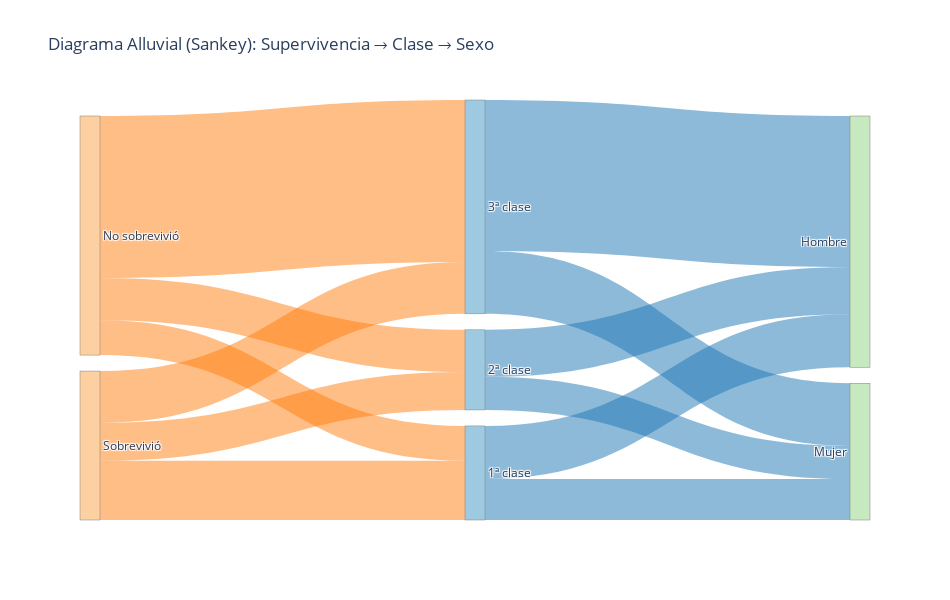

Here is the notebook cell this chart was saved with:
### Code cell
import pandas as pd
import plotly.graph_objects as go
from matplotlib import pyplot as plt


# --- Carga de datos (ajusta la ruta si hace falta) ---
titanic = pd.read_csv("DATOS/Titanic-Dataset.csv")

## Normalizar columnas
titanic.columns = [c.strip().title() for c in titanic.columns]

# Mapear valores a etiquetas legibles
map_pclass = {1: "1ª clase", 2: "2ª clase", 3: "3ª clase"}
map_sex    = {"female": "Mujer", "male": "Hombre"}
map_surv   = {0: "No sobrevivió", 1: "Sobrevivió"}

titanic["Pclass_lbl"]   = titanic["Pclass"].map(map_pclass)
titanic["Sex_lbl"]      = titanic["Sex"].map(map_sex)
titanic["Survived_lbl"] = titanic["Survived"].map(map_surv)

# --- NUEVO ORDEN: Supervivencia → Clase → Sexo ---

# Nodos (etiquetas únicas, en orden por etapas)
labels_surv   = ["No sobrevivió", "Sobrevivió"]
labels_pclass = ["1ª clase", "2ª clase", "3ª clase"]
labels_sex    = ["Mujer", "Hombre"]

labels = labels_surv + labels_pclass + labels_sex
index = {lab: i for i, lab in enumerate(labels)}

# Enlaces etapa 1: Supervivencia → Clase
flows_1 = (titanic
           .groupby(["Survived_lbl", "Pclass_lbl"])
           .size()
           .reset_index(name="value"))

# Enlaces etapa 2: Clase → Sexo
flows_2 = (titanic
           .groupby(["Pclass_lbl", "Sex_lbl"])
           .size()
           .reset_index(name="value"))

# Construir arrays source/target/value
source = []
target = []
value  = []
colors_links = []

color_stage1 = "rgba(255,127,14,0.5)"   # Supervivencia→Clase
color_stage2 = "rgba(31,119,180,0.5)"   # Clase→Sexo

for _, row in flows_1.iterrows():
    source.append(index[row["Survived_lbl"]])
    target.append(index[row["Pclass_lbl"]])
    value.append(int(row["value"]))
    colors_links.append(color_stage1)

for _, row in flows_2.iterrows():
    source.append(index[row["Pclass_lbl"]])
    target.append(index[row["Sex_lbl"]])
    value.append(int(row["value"]))
    colors_links.append(color_stage2)

# Colores de nodos por etapa (opcional)
node_colors = (
    ["#fdd0a2"] * len(labels_surv) +
    ["#9ecae1"] * len(labels_pclass) +
    ["#c7e9c0"] * len(labels_sex)
)

# Crear figura Sankey
fig = go.Figure(data=[go.Sankey(
    arrangement="snap",
    node=dict(
        pad=16,
        thickness=20,
        line=dict(width=0.5, color="gray"),
        label=labels,
        color=node_colors
    ),
    link=dict(
        source=source,
        target=target,
        value=value,
        color=colors_links
    )
)])

fig.update_layout(
    title_text="Diagrama Alluvial (Sankey): Supervivencia → Clase → Sexo",
    font_size=12,
    width=950,
    height=600
)

fig.show()

# Guardar versión interactiva opcional
fig.write_html("alluvial_titanic.html")

### Figure 1 — Plotly figure (JSON) as saved in the notebook; plotly's stock layout.template omitted (floating-point values rounded to 4 significant figures)
{"data": [{"arrangement": "snap", "link": {"color": ["rgba(255,127,14,0.5)", "rgba(255,127,14,0.5)", "rgba(255,127,14,0.5)", "rgba(255,127,14,0.5)", "rgba(255,127,14,0.5)", "rgba(255,127,14,0.5)", "rgba(31,119,180,0.5)", "rgba(31,119,180,0.5)", "rgba(31,119,180,0.5)", "rgba(31,119,180,0.5)", "rgba(31,119,180,0.5)", "rgba(31,119,180,0.5)"], "source": [0, 0, 0, 1, 1, 1, 2, 2, 3, 3, 4, 4], "target": [2, 3, 4, 2, 3, 4, 6, 5, 6, 5, 6, 5], "value": [80, 97, 372, 136, 87, 119, 122, 94, 108, 76, 347, 144]}, "node": {"color": ["#fdd0a2", "#fdd0a2", "#9ecae1", "#9ecae1", "#9ecae1", "#c7e9c0", "#c7e9c0"], "label": ["No sobrevivió", "Sobrevivió", "1ª clase", "2ª clase", "3ª clase", "Mujer", "Hombre"], "line": {"color": "gray", "width": 0.5}, "pad": 16, "thickness": 20}, "type": "sankey"}], "layout": {"font": {"size": 12}, "height": 600, "title": {"text": "Diagrama Alluvial (Sankey): Supervivencia → Clase → Sexo"}, "width": 950}}
